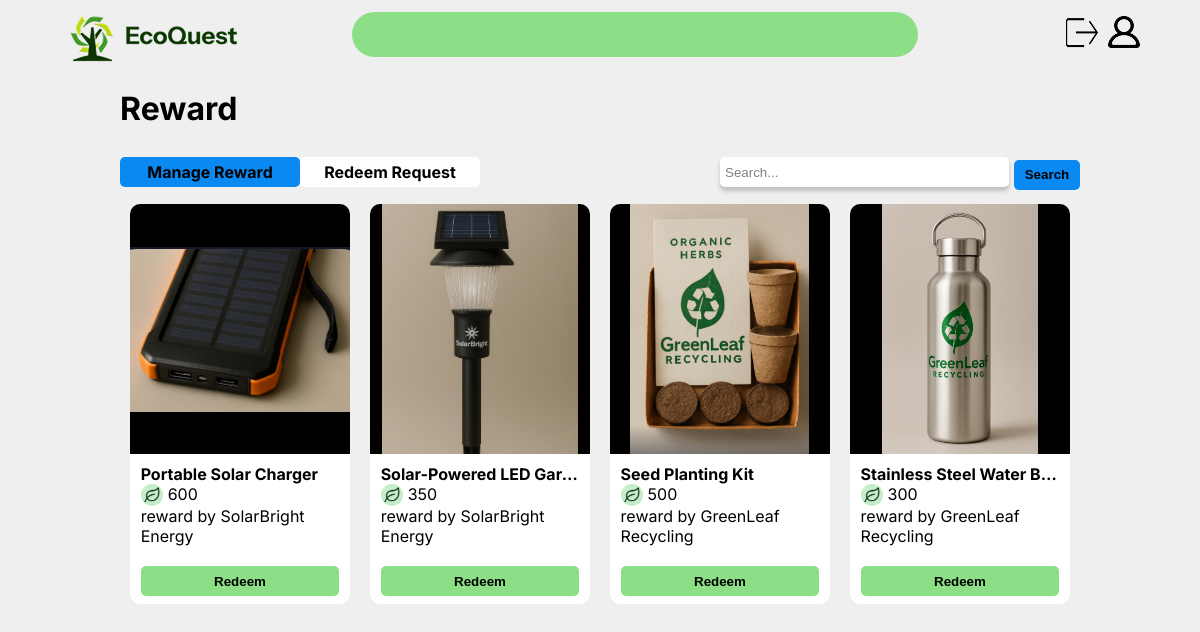
Page /quest/reward/reward.php?mode=reward on the committed database.
### tables this page shows
CREATE TABLE IF NOT EXISTS `reward` (
  `rewardID` int NOT NULL AUTO_INCREMENT,
  `vendorID` int NOT NULL,
  `title` varchar(255) NOT NULL,
  `image` varchar(255) NOT NULL,
  `description` varchar(1000) DEFAULT NULL,
  `stock` int NOT NULL,
  `points` int NOT NULL,
  PRIMARY KEY (`rewardID`),
  KEY `vendorID` (`vendorID`)
);

CREATE TABLE IF NOT EXISTS `vendor` (
  `vendorID` int NOT NULL AUTO_INCREMENT,
  `accountID` int NOT NULL,
  `vendorName` varchar(255) NOT NULL,
  `managerName` varchar(255) NOT NULL,
  PRIMARY KEY (`vendorID`),
  UNIQUE KEY `accountID` (`accountID`)
);

### quest/reward/reward.php (the view, shortened to what this page needs)
<?php
    include $_SERVER['DOCUMENT_ROOT'].'/RWDD/setup/navigation.php';
    $accountID = $_SESSION['accountID'];
    $sql = "SELECT studentID FROM student WHERE accountID = '$accountID';";
    if (isset($_GET['mode'])) {
        switch ($_GET['mode']) {
            case 'reward':
                $style = ['#0A89F2', 'white'];
                break;
        }
    }
?>
<!DOCTYPE html>
<html lang="en">
<head>
    <link rel="stylesheet" href="/RWDD/css/layout.css" />
    <link rel="stylesheet" href="/RWDD/css/form.css" />
    <link rel="stylesheet" href="/RWDD/quest/reward/reward.css" />
</head>
<body>
    <div id="wrapper">
        <h1>Reward</h1>
        <div class="tab">
            <div class="option" style="background-color: <?= $style[0] ?>" ><a href="/RWDD/quest/reward/reward.php?mode=reward">Manage Reward</a></div>
            <div class="option" style="background-color: <?= $style[1] ?>" ><a href="/RWDD/quest/reward/reward.php?mode=request">Redeem Request</a></div>
        </div>
        <?php if ($_GET['mode'] === 'reward') { ?>
        <div class="search">
            <form action="/RWDD/quest/reward/reward.php?mode=reward" method="get">
                <input type="text" name="search" placeholder="Search..." />
                <input type="submit" value="Search" />
            </form>
        </div>
        <div id="reward">
            <?php
            if (isset($_GET['search'])) {
                $search = $_GET['search'];
                $sql = "SELECT r.*, v.vendorName FROM reward r
                        LEFT JOIN vendor v ON v.vendorID = r.vendorID
                        WHERE title LIKE '%$search%' OR description LIKE '%$search%'
                        ORDER BY r.rewardID DESC;";
            } else {
                $sql = "SELECT r.*, v.vendorName FROM reward r
                        LEFT JOIN vendor v ON v.vendorID = r.vendorID
                        ORDER BY r.rewardID DESC;";
            }
            $statement = mysqli_query($connect, $sql);
            while ($reward = mysqli_fetch_array($statement)) {
                $rewardID = $reward['rewardID'];
                $title = $reward['title'];
                $image = $reward['image'];
                $points = $reward['points'];
                $vendor = $reward['vendorName'];
            ?>
            <form class="item" style="background-color: white" method="post" onclick="previewReward(event, <?= $rewardID ?>)">
                <div class="imageArea" style="background-color: #000000"><img src="/RWDD/quest/reward/picture/<?= $image ?>" /></div>
                <div class="details">
                    <h4><?= $title ?></h4>
                    <div class="points">
                        <img src="/RWDD/quest/icon/quest.png" />
                        <p><?= $points ?></p>
                    </div>
                    <p>reward by <?= $vendor ?></p>
                </div>
                <input type="submit" name="redeemReward" value="Redeem" style="background-color: #8CDF87; width: 90%; font-weight: bold;" />
            </form>
            <?php } ?>
        </div>
        <?php } ?>
    </div>
</body>
</html>

### setup/navigation.php (shortened to what this page needs)
<!DOCTYPE html>
<html lang="en">
<head>
    <link rel="stylesheet" href="/RWDD/css/layout.css" />
    <link rel="stylesheet" href="/RWDD/setup/navigation.css" />
</head>
<body>
    <button id="menuButton" onclick="openMenu()">&#9776;</button><br />
    <div id="menu">
        <img id="logo" src="/RWDD/setup/icon/logo.png" onclick="window.location.href='<?= $home ?>'"/>
        <div id="navigation">
        </div>
        <div id="userNav">
            <ul>
                <li><a href="/RWDD/setup/signOut.php"><img id="logout" src="/RWDD/setup/icon/logout.png" /></a></li>
                <li><a href="/RWDD/profile/profile.php"><img id="profile" src="/RWDD/setup/icon/profile.png" /></a></li>
            </ul>
        </div>
    </div>
    <br />
</body>
</html>

### css/layout.css (style rules this page uses)
body { display: grid; font-family: 'Inter'; grid-template-columns: repeat(20, 1fr); background-color: #EFEFEF; margin: 0; }
.tab { display: flex; justify-content: space-evenly; align-items: center; }
.option { width: 100%; padding: 5px 0 5px 0; box-sizing: border-box; text-align: center; border-radius: 5px; color: black; text-decoration: none; font-weight: bold; }
.search form { display: flex; align-items: center; }
.search input[type=text] { padding: 5px; margin: 0; }
.search input[type=submit] { background-color: #0A89F2; color: black; font-weight: bold; margin-left: 5px; padding: 0 3% 0 3%; }

### setup/navigation.css (style rules this page uses)
a { color: black; text-decoration: none; }
@media only screen and (min-width:1000px) { #menu { display: flex; align-items: center; grid-column: 2 / 20; } }
@media only screen and (min-width:1000px) { #menu #navigation { display: flex; align-items: center; justify-content: center; flex-grow: 1; background-color: #8CDF87; border-radius: 90px; height: 45px; margin-left: 10%; margin-right: 10%; } }
@media only screen and (min-width:1000px) { #menu #userNav { display: flex; height: 35px; align-items: center; } }
@media only screen and (min-width:1000px) { #userNav ul { display: flex; list-style: none; gap: 10px; } }

### css/form.css (style rules this page uses)
input[type=text], input[type=password], input[type=email], input[type=tel], input[type=number], textarea { width: 100%; border: none; border-radius: 5px; box-shadow: 0 4px 4px #BFBFBF; height: 30px; padding-left: 35px; margin: 5px 0 10px 0; outline: none; box-sizing: border-box; }
input[type=submit], input[type=button], button, input[type=reset] { cursor: pointer; height: 30px; border: none; border-radius: 5px; margin: 10px 0px 5px 0px; cursor: pointer; }
input::placeholder { color: #808080; }

### quest/reward/reward.css (style rules this page uses)
.item { border-radius: 10px; display: flex; flex-direction: column; gap: 10px; align-items: center; }
h4, p { margin: 0; }
.details h4 { white-space: nowrap; overflow: hidden; text-overflow: ellipsis; }
.item .imageArea { border-radius: 10px 10px 0 0; }
.points { display: flex; gap: 5px; }
.points img { width: 22px; height: 22px; }
.imageArea { display: flex; align-items: center; justify-content: center; }
@media only screen and (min-width: 700px) { #wrapper { display: grid; grid-column: 3 / 19; grid-template-columns: repeat(16, 1fr); } }
@media only screen and (min-width: 700px) { h1 { grid-column: 1 / 17; } }
@media only screen and (min-width: 700px) { .tab { grid-column: 1 / 7; height: 45px; } }
@media only screen and (min-width: 700px) { .search { grid-column: 11 / 17; } }
@media only screen and (min-width: 700px) { #reward { display: flex; flex-wrap: wrap; justify-content: flex-start; height: 420px; overflow-y: scroll; grid-column: 1 / 17; } }
@media only screen and (min-width: 700px) { .item { width: 23%; height: 400px; margin: 1%; } }
@media only screen and (min-width: 700px) { .item .imageArea { height: 250px; width: 100%; } }
@media only screen and (min-width: 700px) { .item img { max-width: 100%; max-height: 250px; } }
@media only screen and (min-width: 700px) { .item .details { width: 90%; } }

### rows in the picture
reward: image (picture), title "Portable Solar Charger", points "600", vendorID.vendorName "SolarBright Energy"
reward: image (picture), title "Solar-Powered LED Gar…", points "350", vendorID.vendorName "SolarBright Energy"
reward: image (picture), title "Seed Planting Kit", points "500", vendorID.vendorName "GreenLeaf Recycling"
reward: image (picture), title "Stainless Steel Water B…", points "300", vendorID.vendorName "GreenLeaf Recycling"
